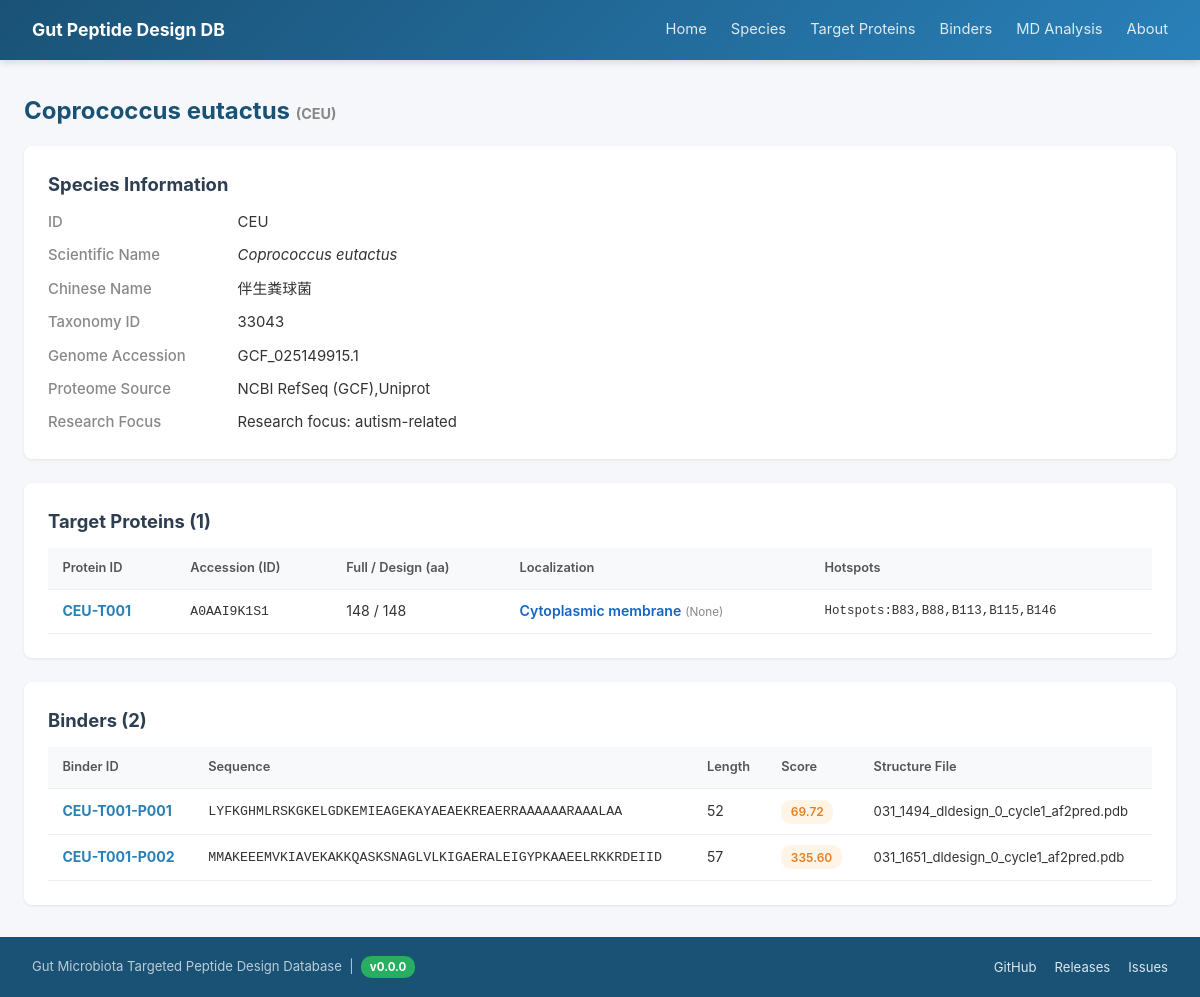
The page /species/CEU on the database as committed earlier.
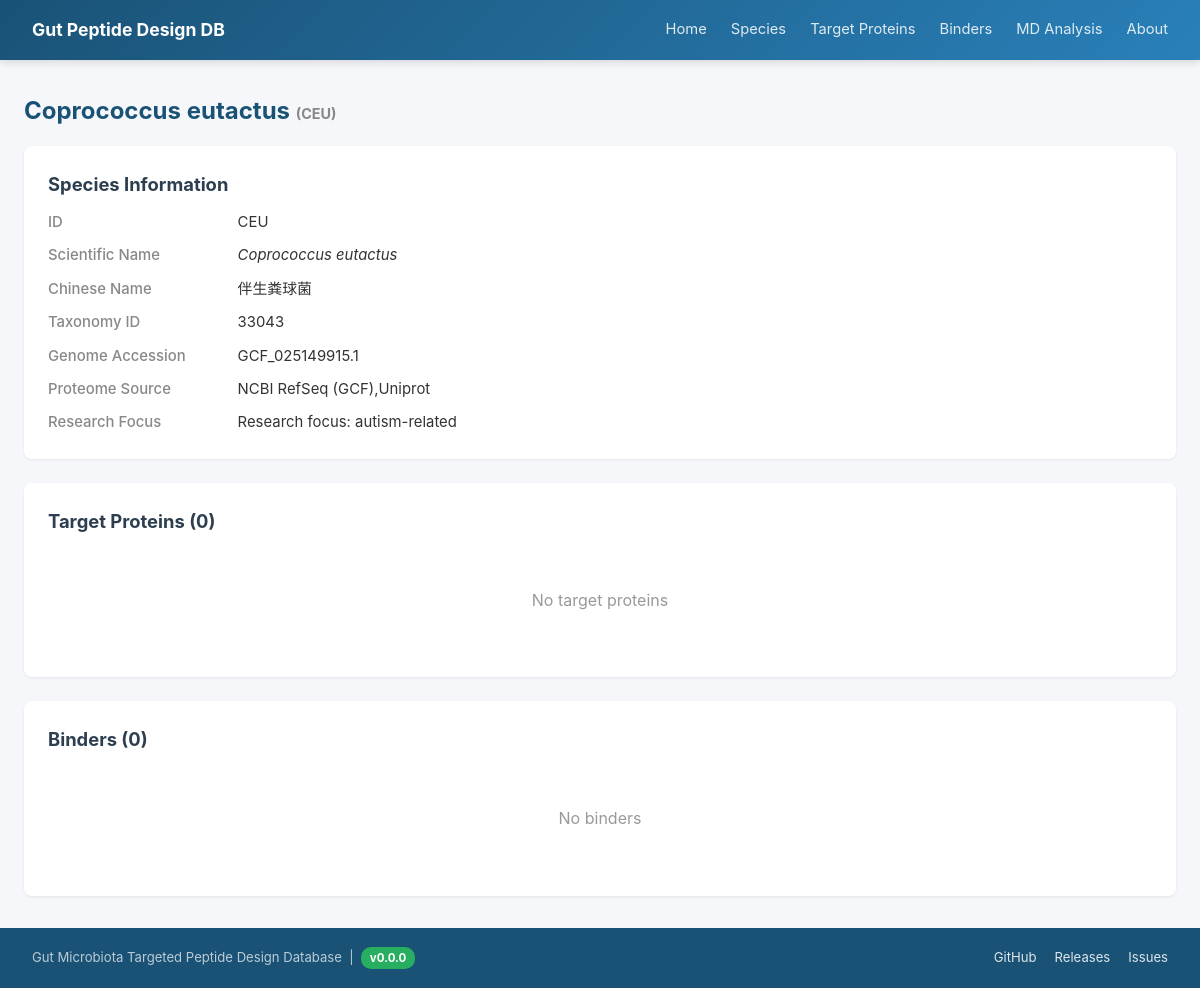
The same page on the database as committed later.
### tables this page shows
CREATE TABLE Species (
        Species_ID      TEXT PRIMARY KEY,
        Scientific_Name TEXT NOT NULL,
        Chinese_Name    TEXT,
        Taxonomy_ID     INTEGER,
        Genome_Accession TEXT,
        Proteome_Source TEXT,
        Notes           TEXT
    );

CREATE TABLE Target_Protein (
        Species_ID            TEXT NOT NULL,
        Protein_ID            TEXT PRIMARY KEY,
        ID_Accession          TEXT,
        Full_Length           INTEGER,
        AA_Length             INTEGER,
        Protein_Sequence      TEXT,
        Localization_Evidence TEXT,
        DeepLocPro_Location   TEXT,
        DeepLocPro_ExtProb    REAL,
        SignalP_Category      TEXT,
        SignalP_SPLen         INTEGER,
        DeepTMHMM_Type        TEXT,
        Pfam_Family           TEXT,
        Notes                 TEXT,
        FOREIGN KEY (Species_ID) REFERENCES Species(Species_ID)
    );

CREATE TABLE Binder (
        Binder_ID       TEXT PRIMARY KEY,
        Species_ID      TEXT NOT NULL,
        Binder_Sequence TEXT,
        Length          INTEGER,
        Raw_Score       REAL,
        dG_sep_norm     REAL,
        dSASA_int       REAL,
        complex_norm    REAL,
        total_score     REAL,
        packstat        REAL,
        hbonds_int      INTEGER,
        pLDDT_total     REAL,
        pLDDT_binder    REAL,
        PAE_interaction REAL,
        binder_RMSD     REAL,
        target_RMSD     REAL,
        Sequence_File   TEXT,
        Structure_File  TEXT,
        Notes           TEXT,
        FOREIGN KEY (Species_ID) REFERENCES Species(Species_ID)
    );

### app.py (the view)
@app.route('/species/<sid>')
def species_detail(sid):
    db = get_db()
    sp = db.execute("SELECT * FROM Species WHERE Species_ID=?", (sid,)).fetchone()
    if not sp: return "未找到", 404
    proteins = db.execute("SELECT * FROM Target_Protein WHERE Species_ID=?", (sid,)).fetchall()
    binders = db.execute("SELECT * FROM Binder WHERE Species_ID=? ORDER BY Raw_Score", (sid,)).fetchall()
    return render_template('species_detail.html', sp=sp, proteins=proteins, binders=binders)

### app.py (called while the page is built)
@app.context_processor
def inject_meta():
    return {'DB_VERSION': DB_VERSION, 'REPO_URL': REPO_URL}

def get_db():
    if 'db' not in g:
        g.db = sqlite3.connect(DB_PATH)
        g.db.row_factory = sqlite3.Row
    return g.db

### templates/species_detail.html (shortened to what this page needs)
{% extends "base.html" %}
{% block content %}
<h1>{{ sp.Scientific_Name }} <small style="font-size:.6em; color:#888;">({{ sp.Species_ID }})</small></h1>
<div class="card">
    <h2>Species Information</h2>
    <div class="detail-grid">
        <div class="detail-label">ID</div><div>{{ sp.Species_ID }}</div>
        <div class="detail-label">Scientific Name</div><div><em>{{ sp.Scientific_Name }}</em></div>
        <div class="detail-label">Chinese Name</div><div>{{ sp.Chinese_Name }}</div>
        <div class="detail-label">Taxonomy ID</div><div>{{ sp.Taxonomy_ID }}</div>
        <div class="detail-label">Genome Accession</div><div>{{ sp.Genome_Accession }}</div>
        <div class="detail-label">Proteome Source</div><div>{{ sp.Proteome_Source }}</div>
        <div class="detail-label">Research Focus</div><div>{{ sp.Notes }}</div>
    </div>
</div>
<div class="card">
    <h2>Target Proteins ({{ proteins|length }})</h2>
    {% if proteins %}
    <table>
        <thead><tr><th>Protein ID</th><th>Accession (ID)</th><th>Full / Design (aa)</th><th>Localization</th><th>Hotspots</th></tr></thead>
        <tbody>
            {% for p in proteins %}
            <tr>
                <td><a href="/proteins/{{ p.Protein_ID }}"><strong>{{ p.Protein_ID }}</strong></a></td>
                <td style="font-family:monospace;font-size:.82rem;">{{ p.ID_Accession }}</td>
                <td>{{ p.Full_Length }} / {{ p.AA_Length }}</td>
                <td>
                    {% if p.DeepLocPro_Location == 'Extracellular' %}<span style="color:#2e7d32;font-weight:600;">Extracellular</span>{% else %}<span style="color:#1565c0;font-weight:600;">Cytoplasmic membrane</span>{% endif %}
                    <small style="color:#888;">({{ p.DeepTMHMM_Type }})</small>
                </td>
                <td style="font-size:.78rem;font-family:monospace;">{{ p.Notes or '-' }}</td>
            </tr>
            {% endfor %}
        </tbody>
    </table>
    {% else %}<div class="empty-state"><p>No target proteins</p></div>{% endif %}
</div>
<div class="card">
    <h2>Binders ({{ binders|length }})</h2>
    {% if binders %}
    <table>
        <thead><tr><th>Binder ID</th><th>Sequence</th><th>Length</th><th>Score</th><th>Structure File</th></tr></thead>
        <tbody>
            {% for b in binders %}
            <tr>
                <td><a href="/binders/{{ b.Binder_ID }}"><strong>{{ b.Binder_ID }}</strong></a></td>
                <td style="font-family:monospace; font-size:.83rem;">{{ b.Binder_Sequence }}</td>
                <td>{{ b.Length or '-' }}</td>
                <td>
                    {% if b.Raw_Score %}
                    <span class="badge {% if b.Raw_Score < -6 %}badge-green{% elif b.Raw_Score < -4 %}badge-blue{% else %}badge-orange{% endif %}">
                        {{ "%.2f"|format(b.Raw_Score) }}
                    </span>{% else %}-{% endif %}
                </td>
                <td style="font-size:.82rem;">{{ b.Structure_File or '-' }}</td>
            </tr>
            {% endfor %}
        </tbody>
    </table>
    {% else %}<div class="empty-state"><p>No binders</p></div>{% endif %}
</div>
{% endblock %}

### templates/base.html (shortened to what this page needs)
<!DOCTYPE html>
<html lang="zh-CN">
<head>
</head>
<body>
    <nav class="navbar">
        <div class="navbar-inner">
            <a href="/" class="navbar-brand" title="Gut Microbiota Targeted Peptide Design Database">Gut Peptide Design DB</a>
            <div class="navbar-links">
                <a href="/">Home</a>
                <a href="/species">Species</a>
                <a href="/proteins">Target Proteins</a>
                <a href="/binders">Binders</a>
                <a href="/md">MD Analysis</a>
                <a href="/about">About</a>
            </div>
        </div>
    </nav>
    <div class="container">
        {% block content %}{% endblock %}
    </div>
    <footer class="site-footer">
        <div class="footer-inner">
            <span>Gut Microbiota Targeted Peptide Design Database &nbsp;|&nbsp; <span class="ver-pill">v{{ DB_VERSION }}</span></span>
            <span class="footer-links">
                <a href="{{ REPO_URL }}">GitHub</a>
                <a href="{{ REPO_URL }}/releases">Releases</a>
                <a href="{{ REPO_URL }}/issues">Issues</a>
            </span>
        </div>
    </footer>
</body>
</html>

### templates/base.html (style rules this page uses)
* { margin:0; padding:0; box-sizing:border-box; }
body { font-family:-apple-system,BlinkMacSystemFont,"Segoe UI","PingFang SC","Microsoft YaHei",sans-serif; background:#f5f7fa; color:#333; line-height:1.6; }
.navbar { background:linear-gradient(135deg,#1a5276 0%,#2980b9 100%); color:white; padding:0 2rem; box-shadow:0 2px 8px rgba(0,0,0,.15); }
.navbar-inner { max-width:1200px; margin:0 auto; display:flex; align-items:center; justify-content:space-between; height:60px; }
.navbar-brand { font-size:1.1rem; font-weight:700; color:white; text-decoration:none; }
.navbar-links { display:flex; gap:1.5rem; }
.navbar-links a { color:rgba(255,255,255,.85); text-decoration:none; font-size:.92rem; }
.container { max-width:1200px; margin:2rem auto; padding:0 1.5rem; }
.card { background:white; border-radius:8px; box-shadow:0 1px 3px rgba(0,0,0,.08); padding:1.5rem; margin-bottom:1.5rem; }
.detail-grid { display:grid; grid-template-columns:180px 1fr; gap:.6rem; font-size:.93rem; }
.detail-label { color:#888; font-weight:500; }
h1 { font-size:1.5rem; margin-bottom:1rem; color:#1a5276; }
h2 { font-size:1.15rem; margin-bottom:.7rem; color:#2c3e50; }
.empty-state { text-align:center; padding:2.5rem; color:#999; }
a { color:#2980b9; text-decoration:none; }
.site-footer { background:#1a5276; color:rgba(255,255,255,.7); padding:1.2rem 2rem; margin-top:1rem; }
.footer-inner { max-width:1200px; margin:0 auto; display:flex; justify-content:space-between; align-items:center; font-size:.82rem; flex-wrap:wrap; gap:.6rem; }
.footer-links a { color:rgba(255,255,255,.85); text-decoration:none; margin-left:.9rem; }
.ver-pill { display:inline-block; background:#27ae60; color:#fff; font-size:.72rem; font-weight:700; padding:.12rem .55rem; border-radius:10px; }

Rows that differ between the two databases and show on the page:
removed Target_Protein: Protein_ID "CEU-T001", ID_Accession "A0AAI9K1S1", Full_Length "148", AA_Length "148", DeepTMHMM_Type "None", Notes "Hotspots:B83,B88,B113,B115,B146"
removed Binder: Binder_ID "CEU-T001-P001", Binder_Sequence "LYFKGHMLRSKGKELGDKEMIEAGEKAYAEAEKREAERRAAAAAARAAALAA", Length "52", Raw_Score "69.72", Structure_File "031_1494_dldesign_0_cycle1_af2pred.pdb"
removed Binder: Binder_ID "CEU-T001-P002", Binder_Sequence "MMAKEEEMVKIAVEKAKKQASKSNAGLVLKIGAERALEIGYPKAAEELRKKRDEIID", Length "57", Raw_Score "335.60", Structure_File "031_1651_dldesign_0_cycle1_af2pred.pdb"
Other text that changed with them:
{{ proteins|length }}: "1" → "0"
{{ binders|length }}: "2" → "0"
text no longer shown: "Protein ID Accession (ID) Full / Design (aa) Localization Hotspots Binder ID Sequence Length Score Structure File"
text now shown: "No target proteins No binders"
